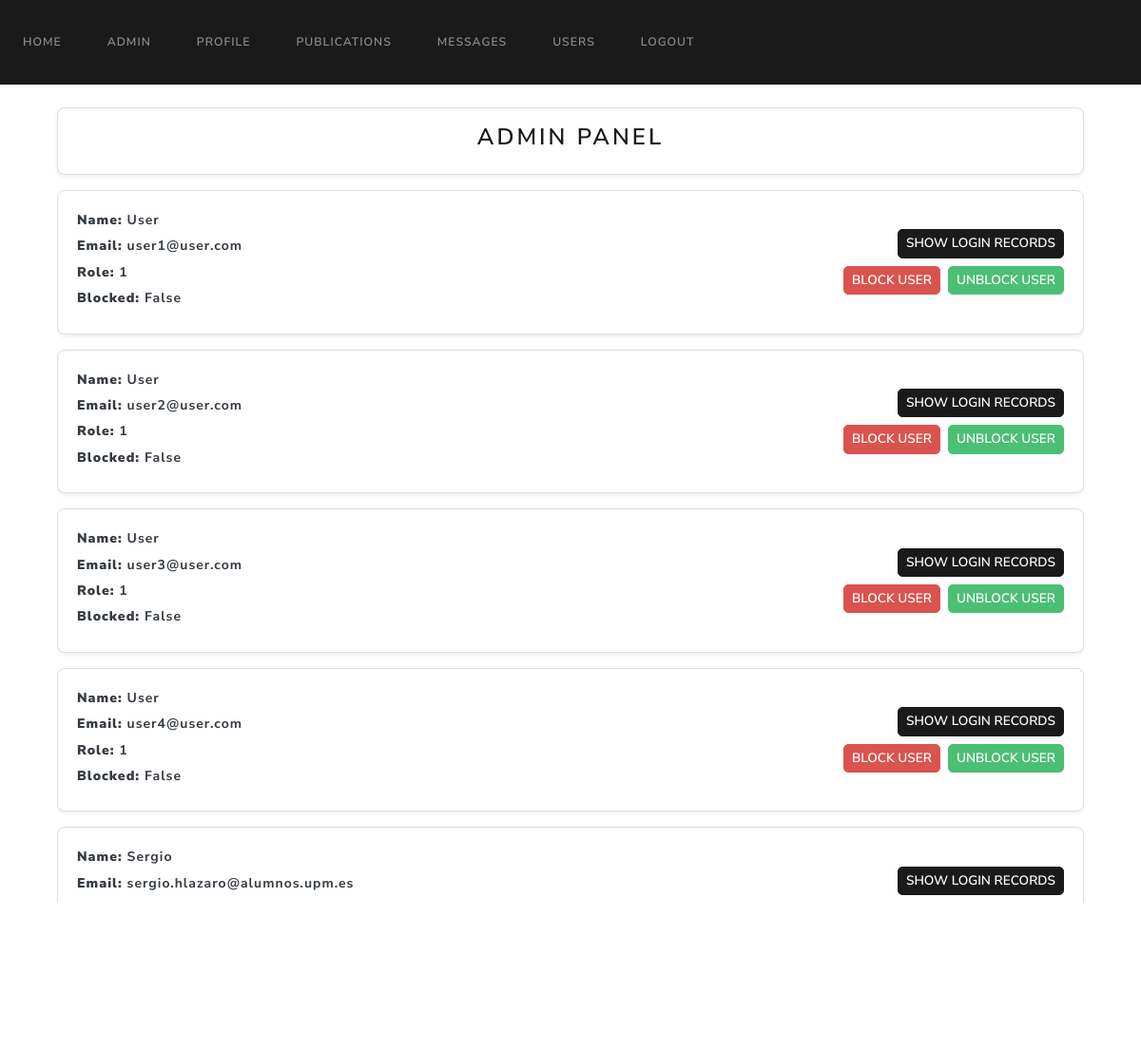
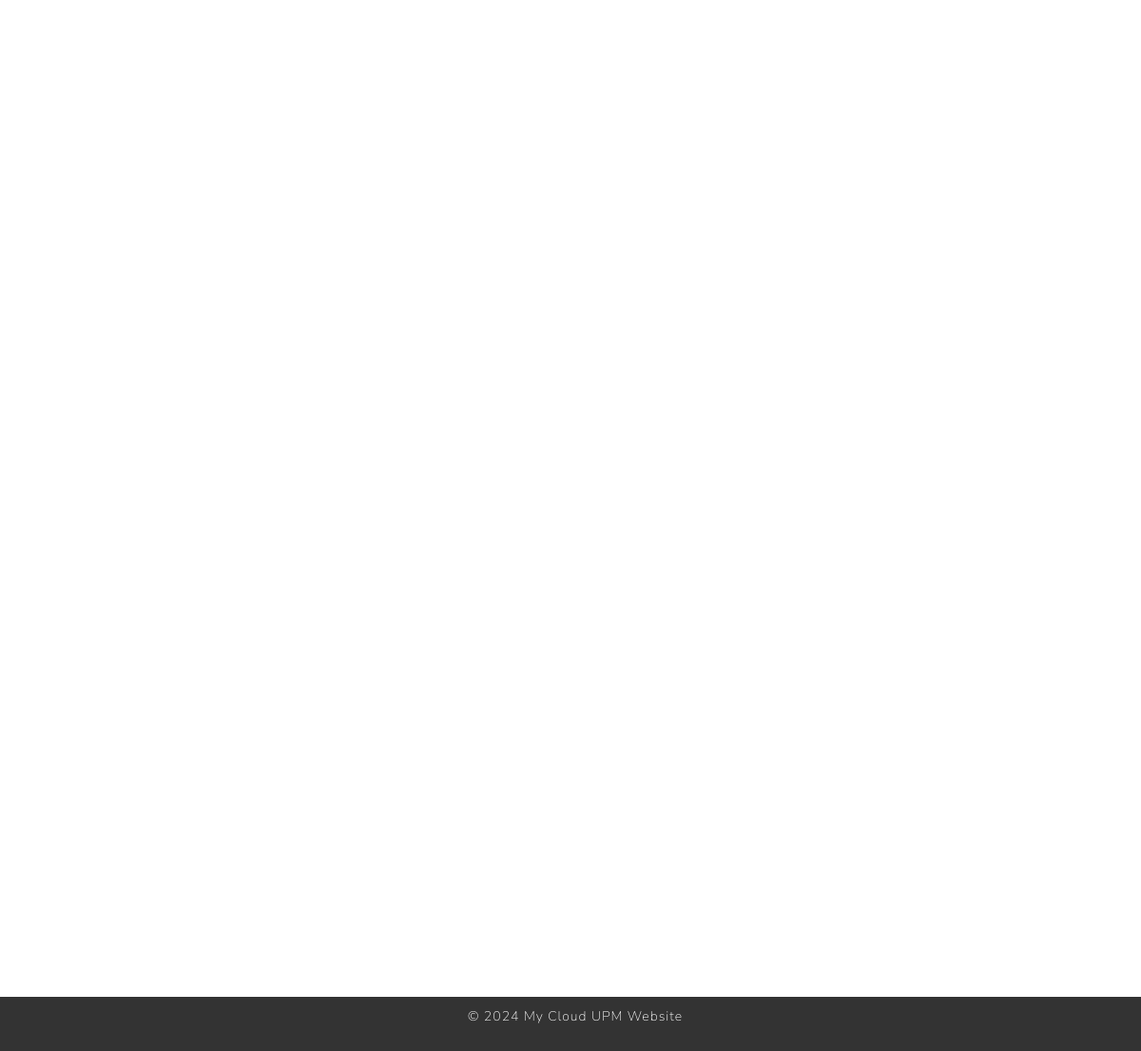
The page /admin (signed in) on the database its author committed (2 pictures, top to bottom).
### website/models.py (models this page shows)
class User(UserMixin, db.Model):
    id = db.Column(db.Integer, primary_key=True)
    name = db.Column(db.String(100), unique=False, nullable=False)
    surname = db.Column(db.String(100), unique=False, nullable=False)
    email = db.Column(db.String(100), unique=True, nullable=False)
    password = db.Column(db.String(100), nullable=False)
    bio = db.Column(db.Text, default="This is my bio.")  # Bio field
    role = db.Column(db.Integer, nullable=False, default=1)  # 0 para admin, 1 para usuario regular
    is_blocked = db.Column(db.Boolean, nullable=False, default=False)  # Nuevo campo para indicar si el usuario está bloqueado
    profile_pic = db.Column(db.String(150), default='default.jpg')
    twitter = db.Column(db.String(255), nullable=True)    # Twitter URL
    linkedin = db.Column(db.String(255), nullable=True)   # LinkedIn URL
    publications = db.relationship('Publication')
    login_records = db.relationship('LoginRecord')

### website/views.py (the view)
@views.route('/admin')
@login_required
def admin():
    if current_user.role != 0:
        flash('You are not allowed to access this page', category='error')
        print('You are not allowed to access this page')
        return redirect(url_for('views.home'))
    users = User.query.filter(User.id != current_user.id).all()
    login_records = LoginRecord.query.all()
    return render_template('admin.html', user=current_user, users=users, login_records=login_records)

### website/templates/admin.html (shortened to what this page needs)
{% extends "base.html" %}
{% block content %}
<div class="container mt-4">
    <div class="card shadow-sm p-3 bg-white">
        <h3 class="text-center">Admin Panel</h3>
    </div>
    <div class="mt-3" style="max-height: 750px; overflow-y: auto;">
        {% for user in users %}
        <div class="card shadow-sm mb-3 bg-white">
            <div class="card-body">
                <div class="row align-items-center">
                    <div class="col-md-8">
                        <p class="text-dark fw-bold"><strong>Name:</strong> {{ user.name }}</p>
                        <p class="text-dark fw-bold"><strong>Email:</strong> {{ user.email }}</p>
                        <p class="text-dark fw-bold"><strong>Role:</strong> {{ user.role }}</p>
                        <p class="text-dark fw-bold"><strong>Blocked:</strong> {{ user.is_blocked }}</p>
                    </div>
                    <div class="col-md-4 text-end">
                        <button class="btn btn-sm btn-primary mb-2" type="button" data-bs-toggle="collapse"
                                data-bs-target="#loginRecords{{ user.id }}" aria-expanded="false"
                                aria-controls="loginRecords{{ user.id }}" onclick="this.style.display='none'">
                            Show Login Records
                        </button>
                        <div class="d-flex justify-content-end gap-2">
                            {% if user.id != current_user.id %}
                            <form method="POST" action="{{ url_for('views.block_user', user_id=user.id) }}">
                                <button type="submit" class="btn btn-sm btn-danger">Block User</button>
                            </form>
                            <form method="POST" action="{{ url_for('views.unblock_user', user_id=user.id) }}">
                                <button type="submit" class="btn btn-sm btn-success">Unblock User</button>
                            </form>
                            {% else %}
                            <span class="badge bg-secondary">You</span>
                            {% endif %}
                        </div>
                    </div>
                </div>
            </div>
        </div>
        {% endfor %}
    </div>
</div>
{% endblock %}

### website/templates/admin.html (style rules this page uses)
.card { border: 1px solid #ddd; border-radius: 8px; }
.card-body p { margin-bottom: 0.4rem; }
.btn { border-radius: 5px; }
.btn-sm { padding: 4px 8px; font-size: 0.85rem; }
.text-dark { color: #212529; }
.fw-bold { font-weight: 600; }
.card.shadow-sm { box-shadow: 0 2px 4px rgba(0, 0, 0, 0.1); background-color: #fff; }
.d-flex.gap-2 > form { margin: 0; }

### rows shown on the page
User: name "User", email "user1@user.com", role "1", is_blocked "False"
User: name "User", email "user2@user.com", role "1", is_blocked "False"
User: name "User", email "user3@user.com", role "1", is_blocked "False"
User: name "User", email "user4@user.com", role "1", is_blocked "False"
User: name "Sergio", email "sergio.hlazaro@alumnos.upm.es"
